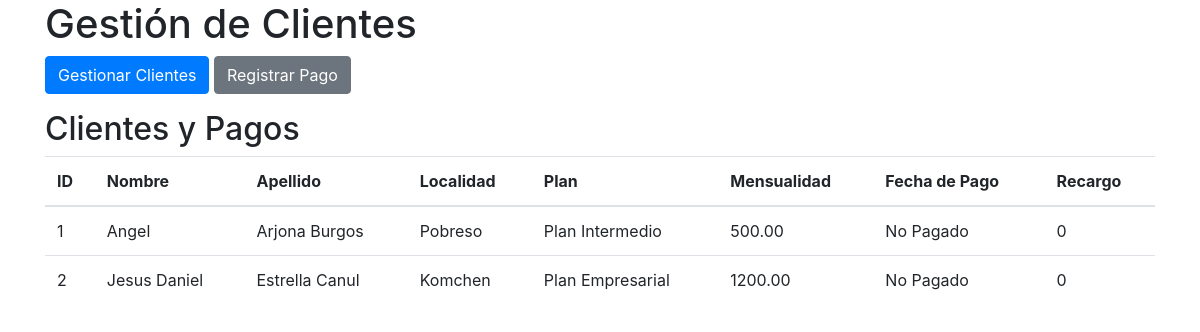
Screenshot of /Gespagos/Index.php with the database file from the repository.
### tables this page shows
CREATE TABLE IF NOT EXISTS `clientes` (
  `id` int(11) NOT NULL AUTO_INCREMENT,
  `nombre` varchar(100) NOT NULL,
  `apellido` varchar(100) NOT NULL,
  `localidad` varchar(100) NOT NULL,
  `plan_id` int(11) NOT NULL,
  `fecha_registro` date NOT NULL,
  PRIMARY KEY (`id`),
  KEY `plan_id` (`plan_id`),
  CONSTRAINT `clientes_ibfk_1` FOREIGN KEY (`plan_id`) REFERENCES `planes` (`id`) ON DELETE CASCADE
);

CREATE TABLE IF NOT EXISTS `planes` (
  `id` int(11) NOT NULL AUTO_INCREMENT,
  `nombre_plan` varchar(100) NOT NULL,
  `mensualidad` decimal(10,2) NOT NULL,
  PRIMARY KEY (`id`)
);

### Gespagos/Index.php (the view, shortened to what this page needs)
<?php
include 'conexion.php';
$hoy = date('Y-m-d');
$clientes_pagos = $conn->query("SELECT c.id, c.nombre, c.apellido, c.localidad, p.nombre_plan, p.mensualidad, pg.fecha_pago, pg.recargo
                                  FROM clientes c
                                  JOIN planes p ON c.plan_id = p.id
                                  LEFT JOIN pagos pg ON c.id = pg.cliente_id
                                  WHERE pg.fecha_pago < '$hoy'
                                  OR pg.fecha_pago = '$hoy'
                                  OR pg.fecha_pago IS NULL");
?>
<!DOCTYPE html>
<html lang="es">
<head>
    <link rel="stylesheet" href="https://maxcdn.bootstrapcdn.com/bootstrap/4.5.2/css/bootstrap.min.css">
</head>
<body class="container">
    <h1>Gestión de Clientes</h1>
    <div class="mb-3">
        <a href="gestionar_clientes.php" class="btn btn-primary">Gestionar Clientes</a>
        <a href="registrar_pago.php" class="btn btn-secondary">Registrar Pago</a>
    </div>
    <h2>Clientes y Pagos</h2>
    <table class="table">
        <thead>
            <tr>
                <th>ID</th>
                <th>Nombre</th>
                <th>Apellido</th>
                <th>Localidad</th>
                <th>Plan</th>
                <th>Mensualidad</th>
                <th>Fecha de Pago</th>
                <th>Recargo</th>
            </tr>
        </thead>
        <tbody>
            <?php while ($row = $clientes_pagos->fetch_assoc()): ?>
                <tr>
                    <td><?php echo $row['id']; ?></td>
                    <td><?php echo $row['nombre']; ?></td>
                    <td><?php echo $row['apellido']; ?></td>
                    <td><?php echo $row['localidad']; ?></td>
                    <td><?php echo $row['nombre_plan']; ?></td>
                    <td><?php echo $row['mensualidad']; ?></td>
                    <td><?php echo $row['fecha_pago'] ?? 'No Pagado'; ?></td>
                    <td><?php echo $row['recargo'] ? $row['recargo'] : '0'; ?></td>
                </tr>
            <?php endwhile; ?>
        </tbody>
    </table>
</body>
</html>

### rows the page displays
clientes: id "1", nombre "Angel", apellido "Arjona Burgos", localidad "Pobreso", plan.nombre_plan "Plan Intermedio", plan.mensualidad "500.00", fecha_pago "No Pagado"
clientes: id "2", nombre "Jesus Daniel", apellido "Estrella Canul", localidad "Komchen", plan.nombre_plan "Plan Empresarial", plan.mensualidad "1200.00", fecha_pago "No Pagado"
